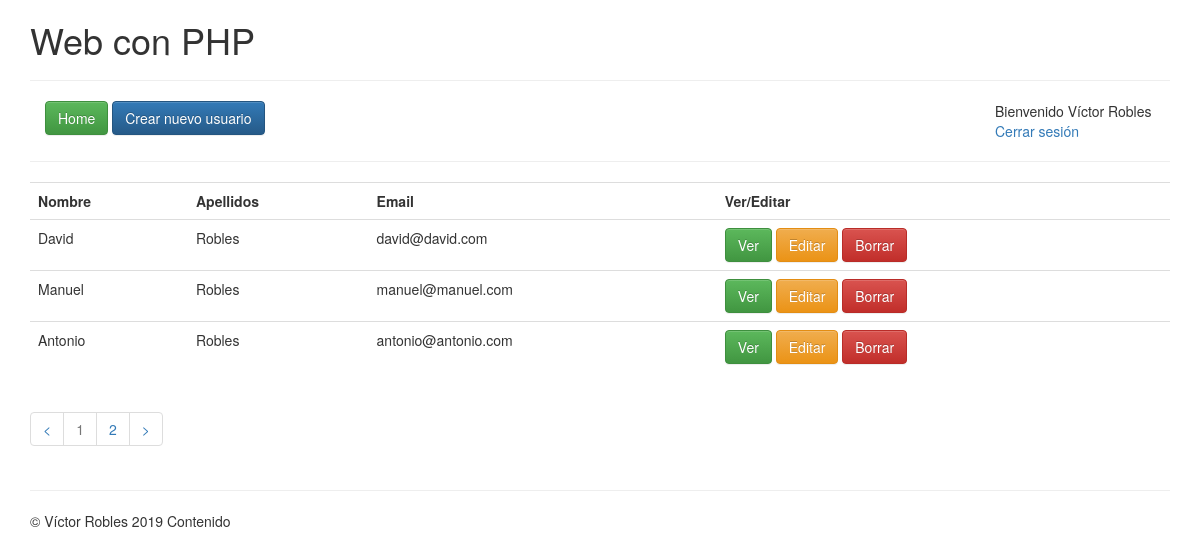
Page /app/index.php (signed in) on the committed database.
### tables this page shows
CREATE TABLE `users` (
  `user_id` int(255) NOT NULL,
  `name` varchar(50) DEFAULT NULL,
  `surname` varchar(255) DEFAULT NULL,
  `bio` text,
  `email` varchar(255) DEFAULT NULL,
  `password` varchar(255) DEFAULT NULL,
  `role` varchar(20) DEFAULT NULL,
  `image` varchar(255) DEFAULT NULL
);

### app/index.php (the view, shortened to what this page needs)
<?php
include 'includes/header.php';
$users = mysqli_query($db, "SELECT * FROM users");
$num_total_users = mysqli_num_rows($users);
if($num_total_users > 0){
	$rows_per_page = 3;
	$page = false;
	if(!$page){
		$start = 0;
		$page = 1;
	}else{
		$start = ($page-1) * $rows_per_page;
	}
	$total_pages = ceil($num_total_users / $rows_per_page);
	$sql="SELECT * FROM users ORDER BY user_id DESC LIMIT {$start}, {$rows_per_page};";
	$users = mysqli_query($db, $sql);
}else{
	echo "No hay usuarios";
}
?>
<table class="table">
	<tr>
		<th>Nombre</th>
		<th>Apellidos</th>
		<th>Email</th>
		<th>Ver/Editar</th>
	</tr>
	<?php while ($user = mysqli_fetch_assoc($users)) { ?>
	<tr>
		<td><?=$user["name"]?></td>
		<td><?=$user["surname"]?></td>
		<td><?=$user["email"]?></td>
		<td>
			<a href="ver.php?id=<?=$user["user_id"]?>" class="btn btn-success">Ver</a>
			<a href="editar.php?id=<?=$user["user_id"]?>" class="btn btn-warning">Editar</a>
			<?php if(isset($_SESSION["logged"]) && $_SESSION["logged"]["role"] == 1){ ?>
				<a href="borrar.php?id=<?=$user["user_id"]?>" class="btn btn-danger">Borrar</a>
			<?php } ?>
		</td>
	</tr>
	<?php } ?>
</table>
<?php if($num_total_users >= 1){ ?>
<ul class="pagination">
	<li><a href="?page=<?=($page-1)?>"><</a></li>
	<?php for($i = 1; $i<=$total_pages; $i++){ ?>
		<?php if($page == $i){ ?>
			<li class="disabled"><a href="#"><?=$i?></a></li>
		<?php }else{ ?>
			<li><a href="?page=<?=$i?>"><?=$i?></a></li>
		<?php } ?>
	<?php } ?>
	<li><a href="?page=<?php $show_page=($page+1); if($show_page <= $total_pages){ echo $show_page ; }else{ echo $total_pages; } ?>">></a></li>
</ul>
<?php }?>
<?php
include 'includes/footer.php';
?>

### app/includes/header.php (shortened to what this page needs)
<!DOCTYPE HTML>
<html>
<head lang="es">
	<link type="text/css" rel="stylesheet" href="assets/components/bootstrap/dist/css/bootstrap.min.css" />
	<link type="text/css" rel="stylesheet" href="assets/components/bootstrap/dist/css/bootstrap-theme.min.css" />
</head>
<body>
	<div class="container">
		<h1>Web con PHP</h1>
		<hr/>
		<?php if(isset($_SESSION["logged"])){ ?>
		<div class="col-lg-10">
			<a href="index.php" class="btn btn-success">Home</a>
			<a href="crear.php" class="btn btn-primary">Crear nuevo usuario</a>
		</div>
		<div class="col-lg-2">
			<?php echo "Bienvenido ".$_SESSION["logged"]["name"]." ". $_SESSION["logged"]["surname"]; ?>
			<a href="logout.php">Cerrar sesión</a>
		</div>
		<div class="clearfix"></div>
		<hr/>
		<?php } ?>
		<?php $variable = "Contenido"; ?>

### app/includes/footer.php
	<hr/>
	<footer>
		&copy; Víctor Robles <?php echo date("Y"); ?> <?php echo $variable; ?>
	</footer>
</div>
</body>
</html>

### rows in the picture
users: name "David", surname "Robles", email "david@david.com"
users: name "Manuel", surname "Robles", email "manuel@manuel.com"
users: name "Antonio", surname "Robles", email "antonio@antonio.com"

### other values in the picture
$_SESSION["logged"]["name"] "Víctor"
$_SESSION["logged"]["surname"] "Robles"
$variable "Contenido"
